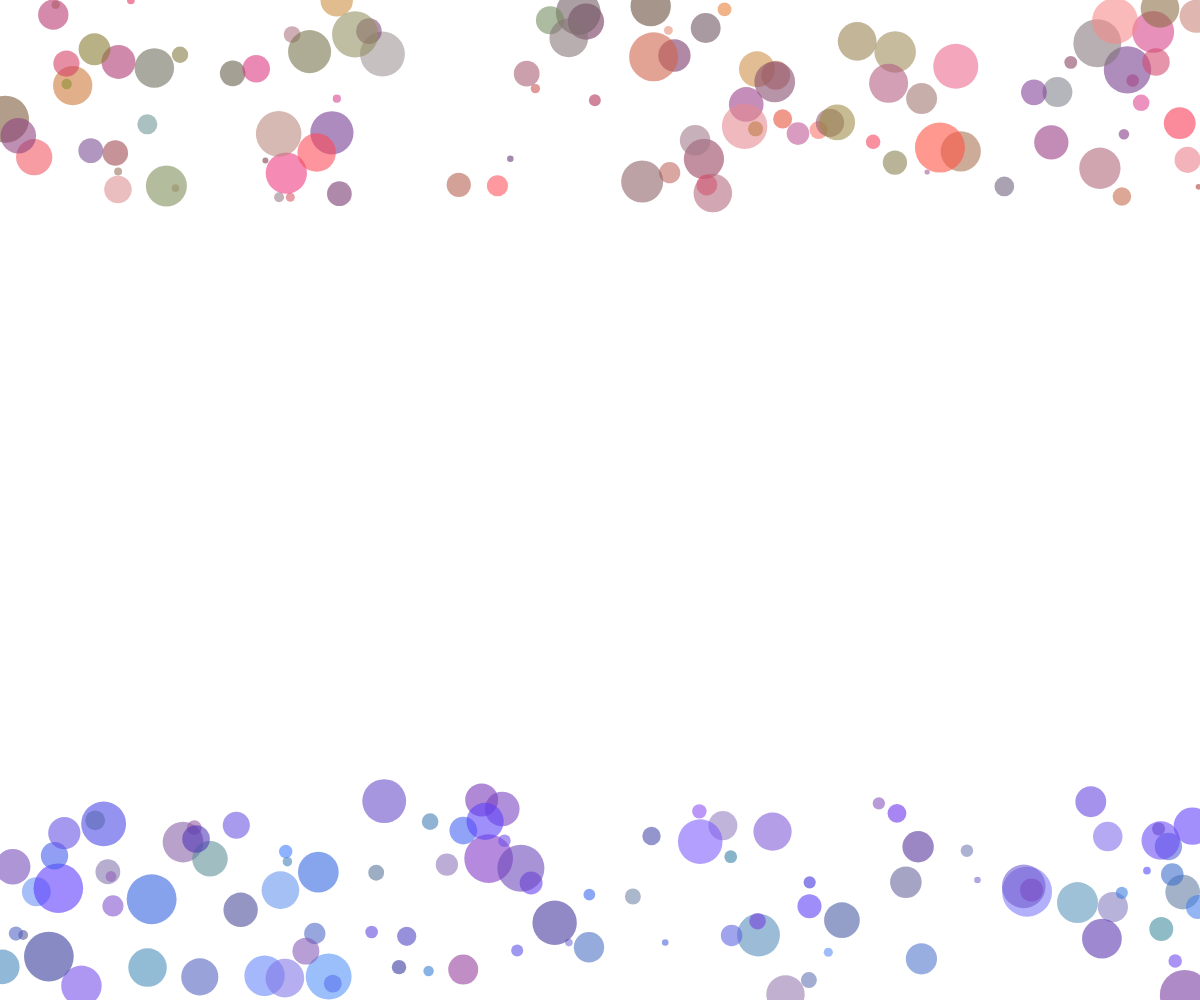
Frame 1 (no input)
Frame 60 (no input): identical to frame 1, image omitted
Frame 120 (the mouse pressed at the canvas centre since frame 60): identical to frame 1, image omitted

The p5.js sketch that drew this single still picture (run headless with seeded random() and noise() and a simulated clock; from frame 60 on, the mouse is pressed at the canvas centre):

// p5.js sketch
// ── sketch.js
// http://tinyurl.com/cs160ex15
// Zombulator by Hannah Birchem
// CS 160 Exercise 15: Objects

var backgroundColor;

const MIN_SIZE = 5;
const MAX_SIZE = 50;
const NUMBER_OF_ZOMBIES = 100;
const NUMBER_OF_HUMANS = 100;

var zombies;

var humanXs;
var humanYs;
var humanSizes;
var humanColors;

function setup() {
  createCanvas(windowWidth, windowHeight);
  backgroundColor = color(256, 256, 256);
  initializeZombies();
  initializeHumans();
}

function draw() {
  background(backgroundColor);
  noStroke();
  drawZombies();
  drawHumans();
}


// Zombies. Raaahh!

function initializeZombies() {
  zombies = [];
  for (var i = 0; i < NUMBER_OF_ZOMBIES; ++i) {
    initializeZombie(i);
  }
}

function initializeZombie(index) {
  zombies[index] = {
    x: random(0, windowWidth),
    y: random(0, 200),
    size: random(MIN_SIZE, MAX_SIZE),
    color: color(random(100, 255), random(50, 150), random(50, 150), 150)
  };
}

function drawZombies() {
  for (var i = 0; i < NUMBER_OF_ZOMBIES; ++i) {
    drawZombie(i);
  }
}

function drawZombie(index) {
  var zombie = zombies[index];
  fill(zombie.color);
  ellipse(zombie.x, zombie.y, zombie.size, zombie.size);
}


// Humans. Mmmm brains!

function initializeHumans() {
  humans = [];
  for (var i = 0; i < NUMBER_OF_HUMANS; ++i) {
    initializeHuman(i);
  }
}

function initializeHuman(index) {
  humans[index] = {
  x: random(0, windowWidth),
  y: random(windowHeight - 200, windowHeight),
  size: random(MIN_SIZE, MAX_SIZE),
  color: color(random(50, 150), random(50, 150), random(150, 255), 150)
  };
}

function drawHumans() {
  for (var i = 0; i < NUMBER_OF_HUMANS; ++i) {
    drawHuman(i);
  }
}

function drawHuman(index) {
  var human = humans[index];
  fill(human.color);
  ellipse(human.x, human.y, human.size, human.size);
}
